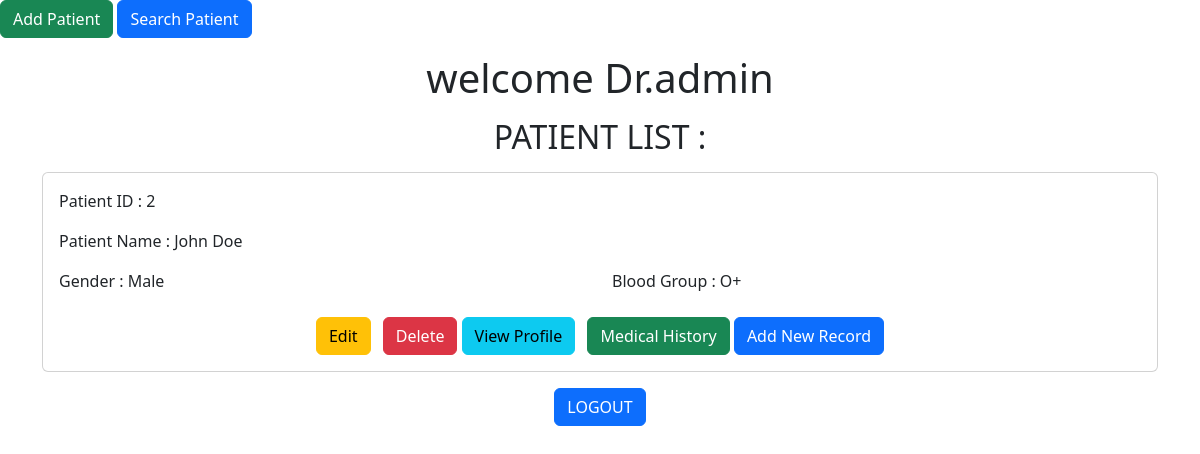
/doctor_dashboard (signed in), run on an earlier commit of the app's database.
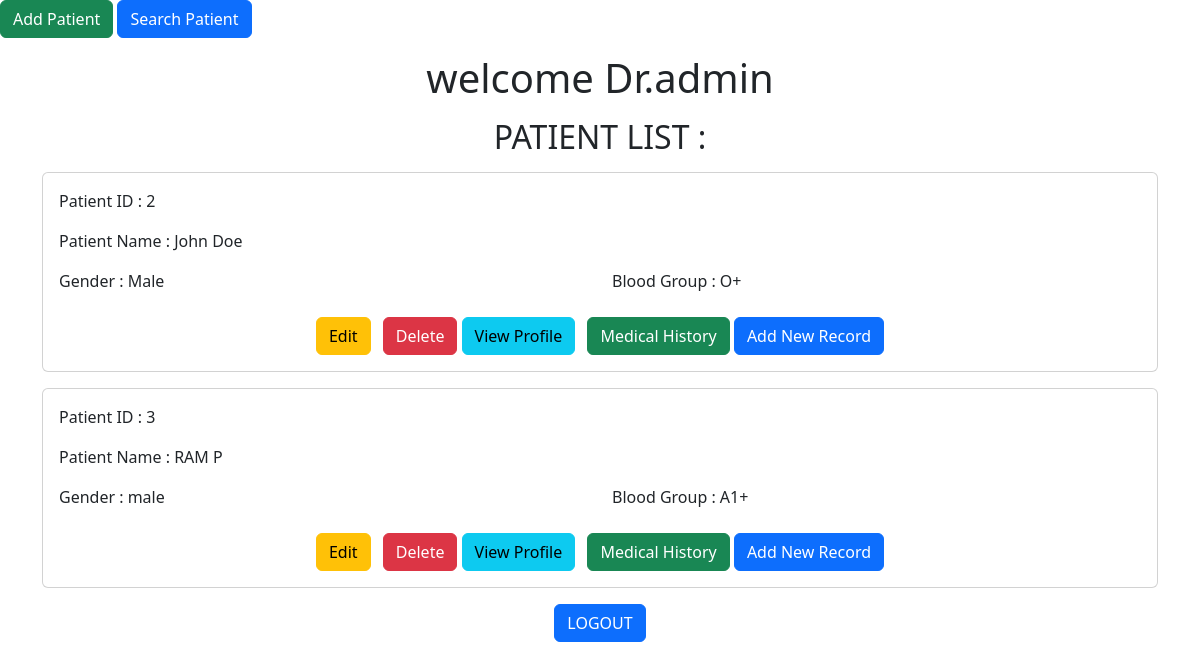
And on a later commit of the database.
### tables this page shows
CREATE TABLE patients(
    patient_id INTEGER PRIMARY KEY AUTOINCREMENT,
    firstname TEXT NOT NULL,
    lastname TEXT NOT NULL,
    gender TEXT NOT NULL,
    dob TEXT NOT NULL,
    phone TEXT NOT NULL,
    email TEXT NOT NULL,
    address TEXT NOT NULL,
    blood_group TEXT NOT NULL,
    time TIMESTAMP DEFAULT CURRENT_TIMESTAMP
);

### app.py (the view)
@app.route("/doctor_dashboard")
def doctor_dashboard():
    conn=sq.connect("ehr.db")
    cursor=conn.cursor()
    cursor.execute("SELECT*FROM patients")
    patients=cursor.fetchall()
    conn.close()
    if "doctor" in session:
        return render_template("doctor_dashboard.html",username=session["doctor"],patients=patients)
    else:
        return redirect(url_for("doctor_login"))

### templates/doctor_dashboard.html (shortened to what this page needs)
<!DOCTYPE html>
<html>
    <head>
        <link href="https://cdn.jsdelivr.net/npm/bootstrap@5.3.8/dist/css/bootstrap.min.css"
      rel="stylesheet">
    </head>
    <body>
        <a href="/add_patient" class="btn btn-success mb-3">
            Add Patient
        </a>
        <a href="/search_patient" class="btn btn-primary mb-3">
            Search Patient
        </a>
        <div class="container">
        <h1 class="text-center mb-3">
            welcome Dr.{{username}}
        </h1>
        <h2 class="text-center mb-3">
            PATIENT LIST :
        </h2>
        {% for patient in patients %}
        <div class="card rounded p-3 mb-3">
            <div class="row">
                <div class="col-12">
                    <p class="mb-2">
                        Patient ID : {{patient[0]}}
                    </p>
                </div>
            </div>
            <div class="row mt-2">
                <div class="col-12">
                    <p class="mb-2">
                        Patient Name : {{patient[1]}} {{patient[2]}}
                    </p>
                </div>
            </div>
            <div class="row mt-2">
                <div class="col-6">
                    <p class="mb-2">
                        Gender : {{patient[3]}}
                    </p>
                </div>
                <div class="col-6">
                    <p class="mb-2">
                        Blood Group : {{patient[8]}}
                    </p>
                </div>
            </div>
            <div class="row mt-3">
                <div class="col-12 text-center">
                    <a href="/edit_patient/{{patient[0]}}" class="btn btn-warning me-2">
                        Edit
                    </a>
                    <a href="/delete_patient/{{patient[0]}}" class="btn btn-danger"onclick="return confirm('Are you sure you want to delete this patient?');">
                        Delete
                    </a>
                    <a href="/patient_profile/{{patient[0]}}" class="btn btn-info me-2">
                        View Profile
                    </a>
                    <a href="/medical_history/{{patient[0]}}" class="btn btn-success">
                        Medical History
                    </a>
                    <a href="/add_record/{{patient[0]}}" class="btn btn-primary">
                        Add New Record
                    </a>
                </div>
            </div>
        </div>
        {% endfor %}
        </div>
        <div class="text-center">
            <a href="/logout" class="btn btn-primary text-center mb-3">
                LOGOUT
            </a>
        </div>
    </body>
</html>

What changed in the data, as far as the page shows it:
added patients: patient_id "3", firstname "RAM", lastname "P", gender "male", blood_group "A1+"
